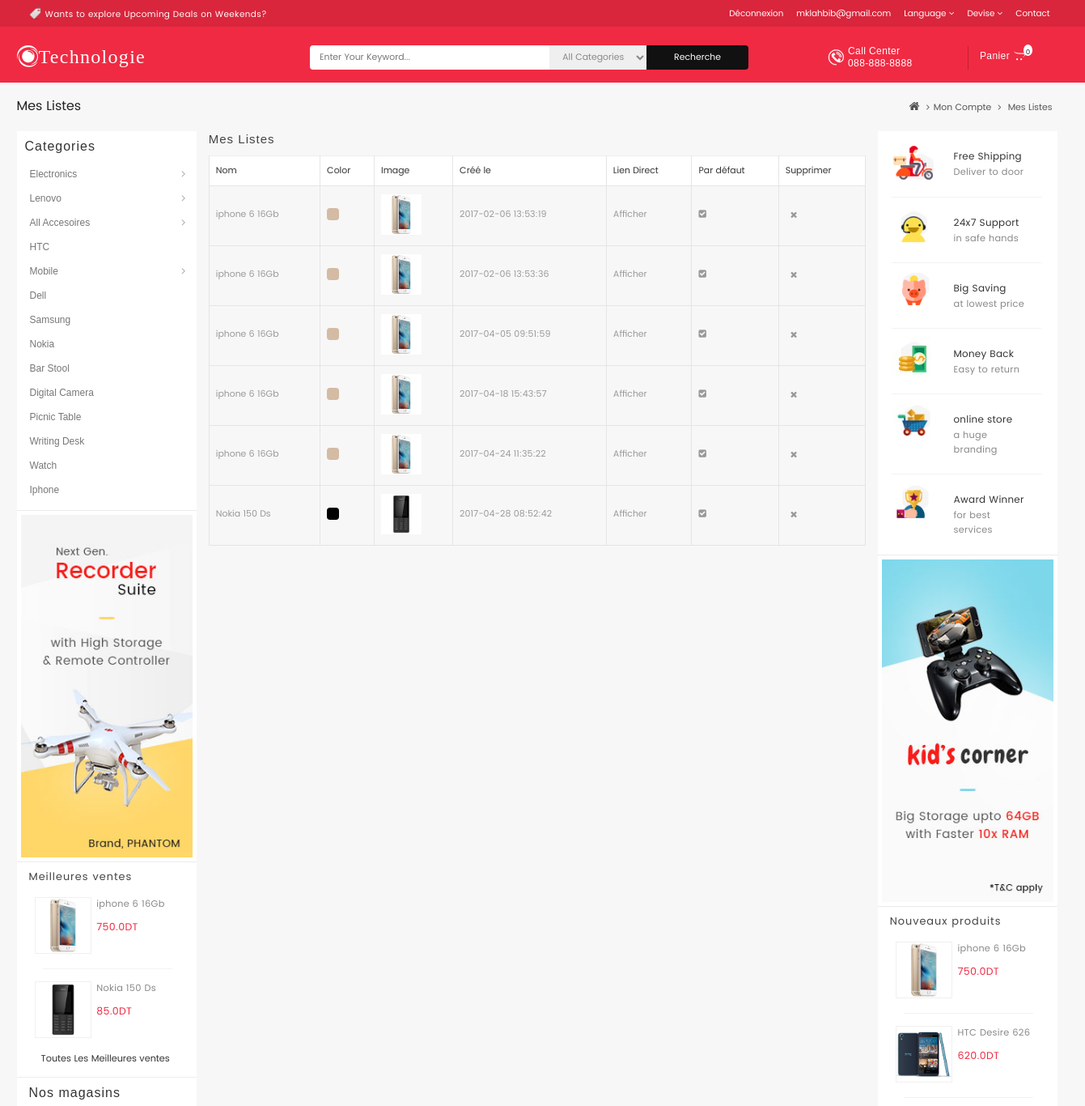
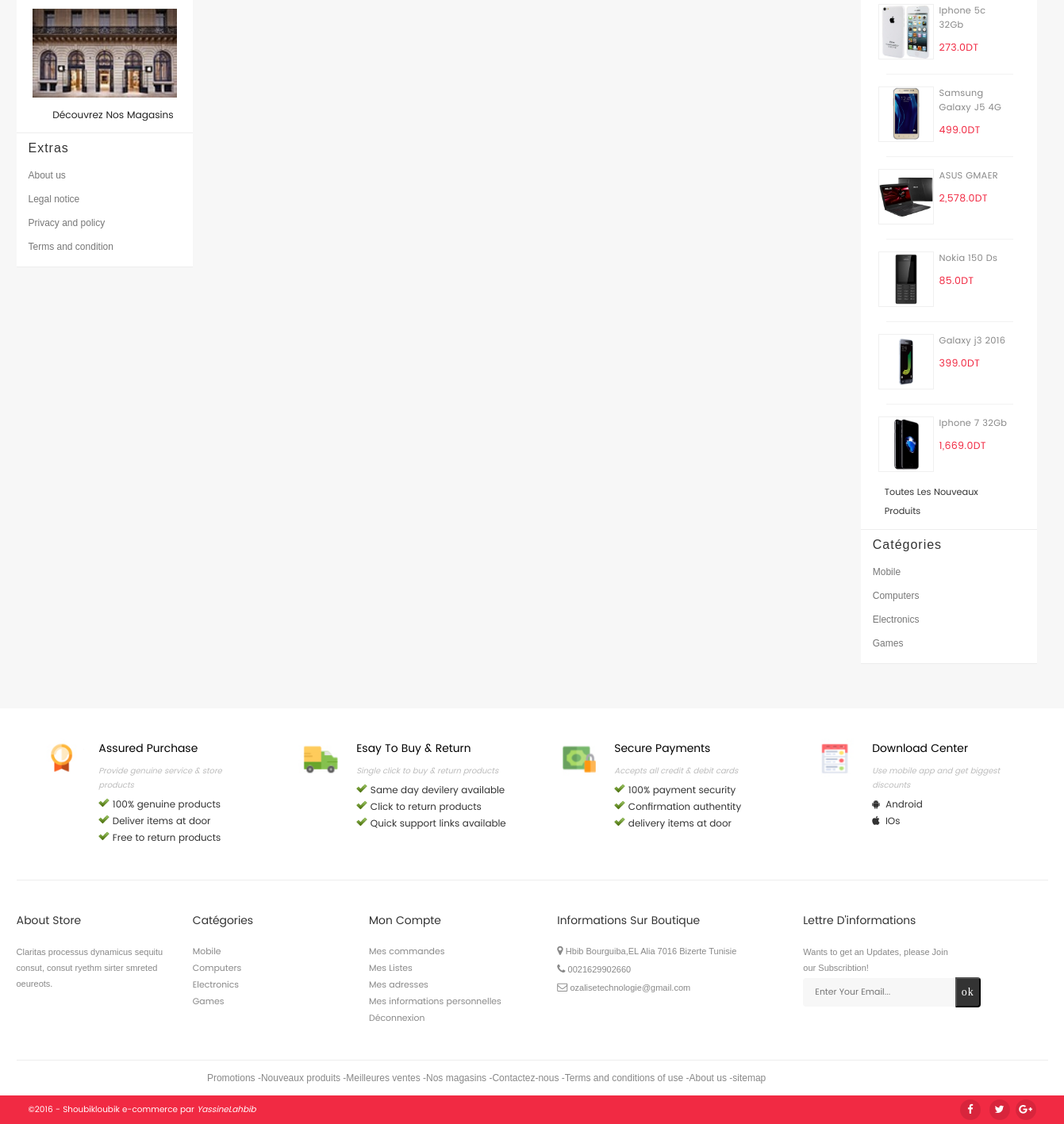
Screenshot of /mesliste.php (signed in) with the database file from the repository (2 pictures, top to bottom).
### tables this page shows
CREATE TABLE IF NOT EXISTS `formweb` (
  `imgleft` varchar(100) NOT NULL,
  `imgright` varchar(100) NOT NULL,
  `imgtop` varchar(100) NOT NULL,
  `imgcarousel1` varchar(100) NOT NULL,
  `imgcarousel2` varchar(100) NOT NULL,
  `imgbot1` varchar(100) NOT NULL,
  `imgbot2` varchar(100) NOT NULL,
  `imgbot3` varchar(100) NOT NULL,
  `imgbcar` varchar(100) NOT NULL
);

CREATE TABLE IF NOT EXISTS `commande` (
  `numcom` int(11) NOT NULL AUTO_INCREMENT,
  `pro_id` int(11) NOT NULL,
  `user_id` int(11) NOT NULL,
  `qtee` int(11) NOT NULL,
  `date_com` varchar(39) NOT NULL,
  `confirme` varchar(3) NOT NULL,
  `paiment` varchar(30) NOT NULL,
  `vu` varchar(3) NOT NULL,
  PRIMARY KEY (`numcom`),
  KEY `pro_id` (`pro_id`),
  KEY `user_id` (`user_id`)
);

CREATE TABLE IF NOT EXISTS `produit` (
  `id` int(11) NOT NULL AUTO_INCREMENT,
  `categorie` varchar(20) NOT NULL,
  `model` varchar(20) NOT NULL,
  `marque` varchar(30) NOT NULL,
  `referance` varchar(30) NOT NULL,
  `prix` float NOT NULL,
  `img` varchar(100) NOT NULL,
  `img_face` varchar(100) NOT NULL,
  `img_darrier` varchar(100) NOT NULL,
  `etat` varchar(20) NOT NULL,
  `color` varchar(15) NOT NULL,
  `quantite` int(5) NOT NULL,
  `date_entre` varchar(50) NOT NULL,
  `description` varchar(2000) NOT NULL,
  `datefinsolde` varchar(35) NOT NULL,
  `pourcentage` float NOT NULL,
  `star` int(11) NOT NULL,
  `prixsolde` float NOT NULL,
  PRIMARY KEY (`id`),
  KEY `referance` (`referance`),
  KEY `id` (`id`),
  FULLTEXT KEY `description` (`description`)
);

CREATE TABLE IF NOT EXISTS `mesliste` (
  `numliste` int(11) NOT NULL AUTO_INCREMENT,
  `numpro` int(11) NOT NULL,
  `numuser` int(11) NOT NULL,
  `date_cree` varchar(50) NOT NULL,
  PRIMARY KEY (`numliste`),
  KEY `fk` (`numpro`),
  KEY `fk2` (`numuser`)
);

### db_conf.php (called while the page is built, shortened)
<?php
$DB_host = "localhost";
$DB_user = "root";
$DB_pass = "";
$DB_name = "Otechnologie";
try {
$DB_con = new
PDO("mysql:host={$DB_host};dbname={$DB_name}",$DB_user,$DB_pass);
} catch(PDOException $e) {
echo $e->getMessage();
}
if (isset($_SESSION['user_session'])) {
	$umail=$_SESSION['user_session'];
}
 else{
 	$umail="";
 }
$reponse = $DB_con->query("SELECT pro_id,count(numcom) as star FROM commande group by(pro_id)");
	while ($donnees = $reponse->fetch()){
		 $nbstar=$donnees['star'];
		 $nbpro=$donnees['pro_id'];
		 $DB_con->exec("UPDATE produit SET star='$nbstar' where id='$nbpro'");
	}
$res=$DB_con->query("SELECT * FROM formweb");
$rows = $res->fetch();
                 $devise="TND";
                  if($devise=="TND"){
					  $dev="DT";
					  $pridev=1;
                	}elseif($devise=="USD"){
                      $dev='<i class="fa fa-usd"></i>';
					  $pridev=2.43847;
					}elseif($devise=="EUR"){
					  $dev='<i class="fa fa-eur "></i>';
					  $pridev=2.573;
				    }
?>

### mesliste.php (the view, shortened to what this page needs)
<?php
require_once 'db_conf.php';
?>
<!DOCTYPE html>
<html>
<head>
<link href="css/bootstrap.css" rel="stylesheet" type="text/css" media="all" />
<link href="css/style.css" rel="stylesheet" type="text/css" media="all" />
<link href="css/style2.css" rel="stylesheet" type="text/css" media="all" />
<link href="css/memenu.css" rel="stylesheet" type="text/css" media="all" />
<link href="vendor/font-awesom/css/font-awesome.css" rel="stylesheet" type="text/css">
</head>
<body>
		<?php
	   include 'header.php' ;
	?>
	<div class="container tthead">
	<div class="col-sm-12">
		<div class="col-md-6 heade-left">
					<h4> Mes Listes</h4>
		</div>
		<div class="col-md-6 heade-right">
			<a href="index.php"><i class="fa fa-home"></i></a>
			<p><span><i class="fa fa-angle-right"></i></span><a href="moncompte.php">Mon Compte </a><span><i class="fa fa-angle-right"></i></span> Mes Listes</p>
		</div>
	</div>
	</div>
	<div class="about" >
		<div class="container">
			<?php
	        include 'navleft.php';
	       ?>
			<div class="col-md-8 about-center">
				<h1 class="page-heading">Mes Listes</h1>
				<?php
					$rep= $DB_con->query("SELECT user_id FROM users where user_email='$umail'");
                    $donnes = $rep->fetch();
                   	$numuser=$donnes['user_id'];
					 $reponse = $DB_con->query("SELECT produit.marque,produit.color,produit.img,mesliste.date_cree,mesliste.numpro,mesliste.numliste
				 	FROM mesliste,produit,users
				    where mesliste.numuser=users.user_id and mesliste.numpro=produit.id and numuser='$numuser'");
                    $nb= $reponse->rowCount();
                    if($nb>0){
					echo '
					<form method="post">
					<table class="table table-bordered">
	                   <thead>
	                     <tr>
	                     	<td>Nom</td>
	                     	<td>Color</td>
	                     	<td>Image</td>
	                     	<td>Créé le</td>
	                     	<td>Lien Direct</td>
	                     	<td>Par défaut</td>
	                     	<td>Supprimer</td>
	                     </tr>
	                   </thead>
	                   <tbody>';
                   	while ($donnees = $reponse->fetch())
					  { echo'
						<tr>
                     	<td>'.$donnees['marque'].'</td>
                        <td><span style="background:'.$donnees['color'].'"></span></td>
                     	<td><img src="produit/'.$donnees['img'].'" style="width:50px"></td>
                     	<td>'.$donnees['date_cree'].'</td>
                     	<td><a style="color:#999" href="single.php?id='.$donnees['numpro'].'">Afficher</a></td>
                     	<td><i class="fa fa-check-square"></i></td>
                     	<td><button type="submit" name="delete_list" value="'.$donnees['numliste'].'"><i class="fa fa-close"></i></button></td>
                     </tr>';
                      }
                  	 echo' </tbody>
				   	 </table>
					</form>';
						}else{
							echo '<div class="col-sm-12 alertmsg"><p>Vous n\'avez pas encore ajoute a la liste d\'envies<p></div>';
						}
                    ?>
			</div>
			 <?php
		        include 'navright.php';
		     ?>
       </div>
     </div>
    <?php
    include 'footer.php' ;
  ?>
</body>
</html>

### navleft.php (shortened to what this page needs)
<div class="col-md-2 about-left">
				<div class="section-categorie">
				  <h4 class="title_block"><span class="cattit">Categories</span></h4>
         <ul class="ttmenub">
          <li><a class="ttmenu">Menu</a>
				  <ul class="tt_sf-menu">
				  	<li class="dropdown"><a href="categorie.php?v=Electronics&x=1&d=<?php echo $devise; ?>"  class="dropdown-toggle">Electronics <i class="fa fa-angle-right" ></i></a>
					 </li>
				  	<li class="dropdown"><a href="categorie.php?v=Lenovo&x=1&d=<?php echo $devise; ?>"  class="dropdown-toggle" data-toggle="dropdown">Lenovo  <i class="fa fa-angle-right" ></i></a>
					 </li>
				  	<li class="dropdown"><a href=""  class="dropdown-toggle" data-toggle="dropdown">All Accesoires <i class="fa fa-angle-right" ></i></a>
					</li>
				  	<li><a href="categorie.php?v=htc&x=1&d=<?php echo $devise; ?>" >HTC</a></li>
				  	<li class="dropdown"><a  href="checkout.php?v=Mobile&x=1&d=<?php echo $devise; ?>"  class="dropdown-toggle" >Mobile <i class="fa fa-angle-right" ></i></a>
					</li>
				  	<li><a href="categorie.php?v=Dell&x=1&d=<?php echo $devise;?>" >Dell</a></li>
				  	<li><a href="categorie.php?v=samsung&x=1&d=<?php echo $devise; ?>">Samsung</a></li>
				  	<li><a href="categorie.php?v=nokia&x=1&d=<?php echo $devise; ?>" >Nokia</a></li>
				  	<li><a href="categorie.php?v=barstool&x=1&d=<?php echo $devise;?>" >Bar Stool</a></li>
				  	<li><a href="categorie.php?v=Digitalcamera&x=1&d=<?php echo $devise;?>" >Digital Camera</a></li>
				  	<li><a href="" >Picnic Table</a></li>
				  	<li><a href="" >Writing Desk</a></li>
				  	<li><a href="categorie.php?v=watch&x=1&d=<?php echo $devise;?>" >Watch</a></li>
				  	<li><a href="categorie.php?v=iphone&x=1&d=<?php echo $devise; ?>">Iphone</a></li>
				  </ul>
        </li>
         </ul>
				</div>
				<div class="public-left col-sm-12">
						<img <?php echo 'src="images/'.$rows['imgleft'].'"';?> width="100%">
				</div>
				<div class="col-sm-12 nou-produit mediapro">
				<h4 class="title_block"><a href="x.php?v=Meilleures Ventes">Meilleures ventes</a></h4>
				<?php
				  $reponse = $DB_con->query('SELECT * FROM commande,produit where commande.pro_id=produit.id GROUP BY (pro_id) LIMIT 6');
					while ($donnees = $reponse->fetch())
				    	{
				    		 $prix=$donnees['prix'];
				    		 $prix=number_format($prix*$pridev,1).$dev;
							echo '<div class="col-sm-10">
									<div class="col-sm-5">
										<a href="single.php?id='.$donnees['id'].'"><img src="produit/'.$donnees['img'].'"></a>
									</div>
									<div class="col-sm-7">
										<a href="single.php?id='.$donnees['id'].'">'.$donnees['marque'].'</a>
										<h3>'.$prix.'</h3>
									</div>
								  </div>';
					    }
				?>
				<div class="col-sm-12">
				<a href="x.php?v=Meilleures Ventes"><h2>Toutes Les Meilleures ventes</h2></a>
			    </div>
			    </div>
			    <div class="col-sm-12 ttarticl">
					<h4 class="title_block">Nos magasins</h4>
					<img src="images/magasin.jpg">
					<a href=""><h3>Découvrez Nos Magasins</h3></a>
                </div>
                <div class="col-sm-12 ttarticl" id="extras">
					<h4 class="title_block">Extras</h4>
					<ul class="tt_sf-menu">
					 <li><a href="">About us</a></li>
					 <li><a href="">Legal notice</a></li>
					 <li><a href="">Privacy and policy</a></li>
					 <li><a href="">Terms and condition</a></li>
                </div>
			</div>

### navright.php (shortened to what this page needs)
<div class="col-md-2 about-right">
				<div class="col-sm-10">
					<div class="col-sm-4">
						<img src="images/ii.jpg">
					</div>
					<div class="col-sm-8">
						<h2>Free Shipping</h2>
						<p>Deliver to door</p>
					</div>
				</div>
				<div class="col-sm-10">
					<div class="col-sm-4">
						<img src="images/jj.jpg">
					</div>
					<div class="col-sm-8">
						<h2>24x7 Support</h2>
						<p>in safe hands</p>
					</div>
				</div>
				<div class="col-sm-10">
					<div class="col-sm-4">
						<img src="images/kk.jpg">
					</div>
					<div class="col-sm-8">
						<h2>Big Saving</h2>
						<p>at lowest price</p>
					</div>
				</div>
				<div class="col-sm-10">
					<div class="col-sm-4">
						<img src="images/aa.jpg">
					</div>
					<div class="col-sm-8">
						<h2>Money Back</h2>
						<p>Easy to return</p>
					</div>
				</div>
				<div class="col-sm-10">
					<div class="col-sm-4">
						<img src="images/ee.jpg">
					</div>
					<div class="col-sm-8">
						<h2>online store</h2>
						<p>a huge branding</p>
					</div>
				</div>
				<div class="award col-sm-10">
					<div class="col-sm-4">
						<img src="images/ll.jpg">
					</div>
					<div class="col-sm-8">
						<h2>Award Winner</h2>
						<p>for best services</p>
					</div>
				</div>
				<div class="public-right col-sm-12">
						<img <?php echo 'src="images/'.$rows['imgright'].'"';?> width="100%">
				</div>
				<div class="col-sm-12 nou-produit">
				<h4 class="title_block"><a href="x.php?v=Nouveaux produits">Nouveaux produits</a></h4>
				<?php
				  $reponse = $DB_con->query('SELECT * FROM produit ORDER BY date_entre  Limit 8 ');
					while ($donnees = $reponse->fetch())
				    	{
				    	     $prix=$donnees['prix'];
				    		 $prix=number_format($prix*$pridev,1).$dev;
							echo '<div class="col-sm-10">
									<div class="col-sm-5">
										<a href="single.php?id='.$donnees['id'].'"><img src="produit/'.$donnees['img'].'"></a>
									</div>
									<div class="col-sm-7">
										<a href="single.php?id='.$donnees['id'].'">'.$donnees['marque'].'</a>
										<h3>'.$prix.'</h3>
									</div>
								  </div>';
					    }
				?>
				<div class="col-sm-12">
				<a href="x.php?v=Nouveaux produits"><h2>Toutes Les Nouveaux Produits</h2></a>
			    </div>
			    </div>
			    <div class="col-sm-12 ttarticl">
					<h4 class="title_block">Catégories </h4>
					<ul class="tt_sf-menu">
					 <li><a href="categorie.php?v=Mobile&x=1&d=<?php echo $devise;?>">Mobile</a></li>
					 <li><a href="categorie.php?v=Laptop&x=1&d=<?php echo $devise;?>">Computers</a></li>
					 <li><a href="categorie.php?v=Electronics&x=1&d=<?php echo $devise;?>">Electronics</a></li>
					 <li><a href="categorie.php?v=Games&x=1&d=<?php echo $devise;?>">Games</a></li>
                </div>
			</div>

### css/style.css (style rules this page uses)
body { background:#f7f7f7; font-family: 'Lato-Regular'; }
body a { transition: 0.5s all; -webkit-transition: 0.5s all; -o-transition: 0.5s all; -moz-transition: 0.5s all; -ms-transition: 0.5s all; }
.about { padding: 5em 0px 4em 0px; }
.about-left img { width:100%; }
ul { padding: 0; list-style: none; }

### css/style2.css (style rules this page uses)
li { list-style-type:none; }
.tt_sf-menu { display: none; }
.ttmenub { margin-top: -166px }
.about-left { background-color: transparent; }
@media (min-width: 768px) { .tt_sf-menu { display: block; } }
@media (min-width: 768px) { .ttmenub { margin-top: 0px } }
@media (min-width: 768px) { .about-left { background-color: #fff; } }
.about-left .public-left { display: none; }
.mediapro { display: none; }
.ttarticl { display: none; }
.section-categorie > .title_block > .cattit { display: none; }
@media (min-width: 768px) { .about-left .public-left { padding: 5px ; border-top: 1px solid rgba(0,0,0,0.08); border-bottom: 1px solid rgba(0,0,0,0.08); display: block; } }
@media (min-width: 768px) { .mediapro { display: block; } }
@media (min-width: 768px) { .ttarticl { border-bottom: 1px solid rgba(0,0,0,0.07); border-top: 1px solid rgba(0,0,0,0.07); display: block; } }
@media (min-width: 768px) { .section-categorie > .title_block > .cattit { display: block; } }
.section-categorie { background-color: #fff; position: relative; height: auto; }
.section-categorie .tt_sf-menu > li { padding: 0 16px; width: 100% }
.tt_sf-menu li a { color: #777777; display: block; font: 400 12px/20px Poppins-Regular,'Open Sans','Helvetica Neue',Arial,sans-serif; padding: 5px 0; text-decoration: none; }
.tt_sf-menu li a .fa { float: right; margin-top: -6px; margin-right: -16px; font-size: 13px; text-align: center; line-height: 32px; height: 32px; width: 32px; color: #aaa }
.title_block { color: #333; font: 200 13px/18px Poppins-Regular,'Open Sans','Helvetica Neue',Arial,sans-serif; padding: 10px; position: relative; width: 100%; letter-spacing: 1px; margin: 0; border: none; }
.nou-produit .title_block { padding:10px 0 0 0; }
.nou-produit img { width: 70px; height: 70px; border: 1px solid #f0f0f0; padding: 0px; margin-left: -10px }
.nou-produit > .title_block > a { color: #444; font: 200 13px/18px Poppins-Regular,'Open Sans','Helvetica Neue',Arial,sans-serif; padding: 0; position: relative; width: 100%; letter-spacing: 1px; margin: 0; border: none; }
.nou-produit a { margin-top: 5px; font: 300 11.4px/18px Poppins-Regular,'Open Sans','Helvetica Neue',Arial,sans-serif; color: #888888; text-decoration: none; margin-bottom:8px; display: block; }
.nou-produit h3 { font:200 12.5px/24px Poppins-Regular,'Open Sans','Helvetica Neue',Arial,sans-serif; color: #f12a43; font-weight: 600px; margin:0px; }
.nou-produit a h2 { font-size: 11.4px; padding: 10px 0 0; background-color: white; margin-top: -20px; width: 100% }
.ttarticl a h3 { font: 200 11px/24px Poppins-Regular,'Open Sans','Helvetica Neue',Arial,sans-serif; float: right; color: #222; padding: 0 9px 0 0; margin-top: 2px }
.ttarticl h4 { margin-left: -10px }
.ttarticl img { width: 100%; height: 100%; padding: 8px 5px }
.col-md-2 h2 { font: 400 12px/24px Poppins-Regular,'Open Sans','Helvetica Neue',Arial,sans-serif; color: #333333; padding: 0; margin-top: 10px }
.col-md-2 p { font: 300 11.4px/18px Poppins-Regular,'Open Sans','Helvetica Neue',Arial,sans-serif; color: #888888; margin-top: -12px }
.page-heading { font: 400 15px/20px "Poppins", sans-serif; color: #444; letter-spacing: 1px; margin: 0 0 10px; padding: 0; }
.tthead { height:0; padding: 0; }
.tthead .col-sm-12 { padding: 0 }
.tthead .heade-left h4 { color: #222; float: left; margin: 0; font: 500 16px/18px Poppins-Regular,Helvetica,sans-serif; }
.tthead .heade-right { text-align: right; padding-right: 35px }
.tthead .heade-right .fa-home { color: #555; }
.tthead .heade-right span { padding: 5px; }
.tthead .heade-right p { display: inline-block; color: #555; font: 200 11px/18px Poppins-Regular,Helvetica,sans-serif; letter-spacing: 0px; opacity: 1 }
.tthead .heade-right p a { color: #555; text-decoration: none; }

### rows the page displays
formweb: imgleft (picture), imgright (picture)
commande: pro.img (picture), pro.marque "iphone 6 16Gb", pro.prix "750.0DT"
commande: pro.img (picture), pro.marque "Nokia 150 Ds", pro.prix "85.0DT"
mesliste: numpro.marque "iphone 6 16Gb", numpro.img (picture), date_cree "2017-02-06 13:53:19", $donnees['numliste'] 4 (drawn)
mesliste: numpro.marque "iphone 6 16Gb", numpro.img (picture), date_cree "2017-02-06 13:53:36", $donnees['numliste'] 5 (drawn)
mesliste: numpro.marque "iphone 6 16Gb", numpro.img (picture), date_cree "2017-04-05 09:51:59", $donnees['numliste'] 8 (drawn)
mesliste: numpro.marque "iphone 6 16Gb", numpro.img (picture), date_cree "2017-04-18 15:43:57", $donnees['numliste'] 11 (drawn)
mesliste: numpro.marque "iphone 6 16Gb", numpro.img (picture), date_cree "2017-04-24 11:35:22", $donnees['numliste'] 14 (drawn)
mesliste: numpro.marque "Nokia 150 Ds", numpro.img (picture), date_cree "2017-04-28 08:52:42", $donnees['numliste'] 19 (drawn)
produit: img (picture), marque "iphone 6 16Gb", prix "750.0DT"
produit: img (picture), marque "HTC Desire 626", prix "620.0DT"
produit: img (picture), marque "Iphone 5c 32Gb", prix "273.0DT"
produit: img (picture), marque "Samsung Galaxy J5 4G", prix "499.0DT"
produit: img (picture), marque "ASUS GMAER", prix "2,578.0DT"
produit: img (picture), marque "Nokia 150 Ds", prix "85.0DT"
produit: img (picture), marque "Galaxy j3 2016", prix "399.0DT"
produit: img (picture), marque "Iphone 7 32Gb", prix "1,669.0DT"

### other values shown
$umail "mklahbib@gmail.com"
$nbr_com "0"
